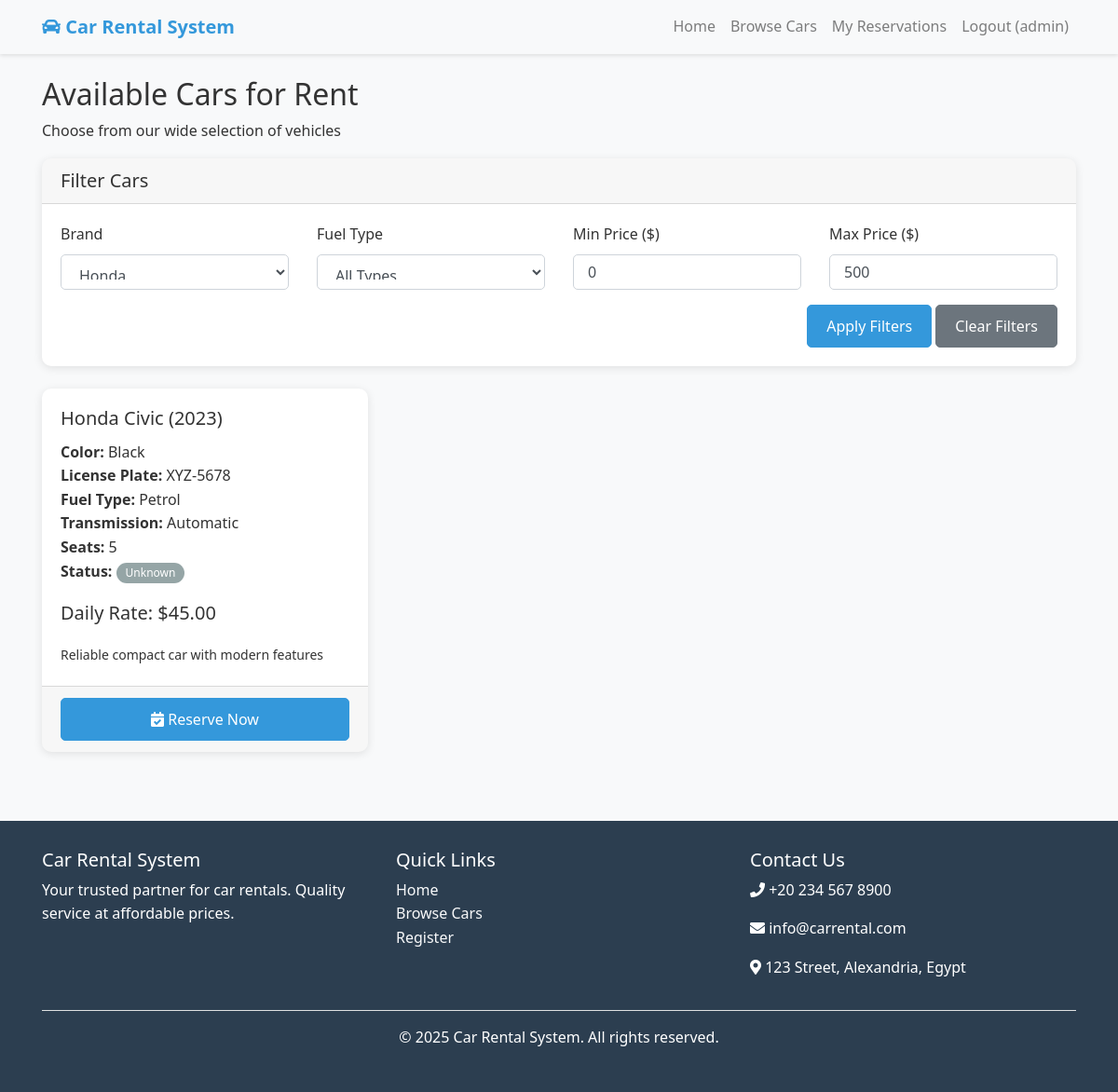
/browse_cars.php?brand=Honda (signed in), run on the app's committed database.
### tables this page shows
CREATE TABLE cars (
    id INT AUTO_INCREMENT PRIMARY KEY,
    brand VARCHAR(50) NOT NULL,
    model VARCHAR(50) NOT NULL,
    year INT NOT NULL,
    color VARCHAR(30),
    license_plate VARCHAR(20) UNIQUE NOT NULL,
    daily_rate DECIMAL(10,2) NOT NULL,
    status ENUM('available', 'rented', 'maintenance') DEFAULT 'available',
    fuel_type ENUM('petrol', 'diesel', 'electric', 'hybrid') DEFAULT 'petrol',
    transmission ENUM('automatic', 'manual') DEFAULT 'automatic',
    seats INT DEFAULT 5,
    image_url VARCHAR(255),
    description TEXT,
    created_at TIMESTAMP DEFAULT CURRENT_TIMESTAMP
);

### browse_cars.php (the view, shortened to what this page needs)
<?php
require_once '../includes/functions.php';
$conn = getConnection();
$brand_filter = isset($_GET['brand']) ? sanitize($_GET['brand']) : '';
$min_price = isset($_GET['min_price']) ? floatval($_GET['min_price']) : 0;
$max_price = isset($_GET['max_price']) ? floatval($_GET['max_price']) : 500;
$sql = "SELECT * FROM cars WHERE status = 'available'";
if (!empty($brand_filter)) {
    $sql .= " AND brand LIKE '%$brand_filter%'";
}
if ($max_price > 0) {
    $sql .= " AND daily_rate <= $max_price";
}
$sql .= " ORDER BY daily_rate ASC";
$result = mysqli_query($conn, $sql);
$brands_query = "SELECT DISTINCT brand FROM cars WHERE status = 'available' ORDER BY brand";
$brands_result = mysqli_query($conn, $brands_query);
require_once '../includes/header.php';
?>
<div class="row">
    <div class="col-md-12">
        <h2>Available Cars for Rent</h2>
        <p>Choose from our wide selection of vehicles</p>
    </div>
</div>
<div class="row mb-4">
    <div class="col-md-12">
        <div class="card">
            <div class="card-header">
                <h5 class="mb-0">Filter Cars</h5>
            </div>
            <div class="card-body">
                <form method="GET" action="">
                    <div class="row">
                        <div class="col-md-3">
                            <div class="form-group">
                                <label for="brand">Brand</label>
                                <select class="form-control" id="brand" name="brand">
                                    <?php while ($brand = mysqli_fetch_assoc($brands_result)): ?>
                                        <option value="<?php echo $brand['brand']; ?>"
                                            <?php echo ($brand_filter == $brand['brand']) ? 'selected' : ''; ?>>
                                            <?php echo $brand['brand']; ?>
                                        </option>
                                    <?php endwhile; ?>
                                </select>
                            </div>
                        </div>
                        <div class="col-md-3">
                            <div class="form-group">
                                <label for="fuel_type">Fuel Type</label>
                                <select class="form-control" id="fuel_type" name="fuel_type">
                                    <option value="">All Types</option>
                                </select>
                            </div>
                        </div>
                        <div class="col-md-3">
                            <div class="form-group">
                                <label for="min_price">Min Price ($)</label>
                                <input type="number" class="form-control" id="min_price" name="min_price"
                                       min="0" max="1000" value="<?php echo $min_price; ?>">
                            </div>
                        </div>
                        <div class="col-md-3">
                            <div class="form-group">
                                <label for="max_price">Max Price ($)</label>
                                <input type="number" class="form-control" id="max_price" name="max_price"
                                       min="0" max="1000" value="<?php echo $max_price; ?>">
                            </div>
                        </div>
                    </div>
                    <div class="row">
                        <div class="col-md-12 text-right">
                            <button type="submit" class="btn btn-primary">Apply Filters</button>
                            <a href="browse_cars.php" class="btn btn-secondary">Clear Filters</a>
                        </div>
                    </div>
                </form>
            </div>
        </div>
    </div>
</div>
<div class="row">
    <?php if (mysqli_num_rows($result) > 0): ?>
        <?php while ($car = mysqli_fetch_assoc($result)): ?>
        <div class="col-md-4 mb-4">
            <div class="card h-100">
                <div class="card-body">
                    <h5 class="card-title"><?php echo $car['brand'] . ' ' . $car['model']; ?> (<?php echo $car['year']; ?>)</h5>
                    <p class="card-text">
                        <strong>Color:</strong> <?php echo $car['color']; ?><br>
                        <strong>License Plate:</strong> <?php echo $car['license_plate']; ?><br>
                        <strong>Fuel Type:</strong> <?php echo ucfirst($car['fuel_type']); ?><br>
                        <strong>Transmission:</strong> <?php echo ucfirst($car['transmission']); ?><br>
                        <strong>Seats:</strong> <?php echo $car['seats']; ?><br>
                        <strong>Status:</strong> <?php echo getCarStatusBadge($car['status']); ?>
                    </p>
                    <p class="lead">
                        <strong>Daily Rate: $<?php echo $car['daily_rate']; ?></strong>
                    </p>
                    <?php if (!empty($car['description'])): ?>
                        <p class="card-text"><small><?php echo $car['description']; ?></small></p>
                    <?php endif; ?>
                </div>
                <div class="card-footer">
                    <a href="reserve_car.php?car_id=<?php echo $car['id']; ?>" class="btn btn-primary btn-block">
                        <i class="fas fa-calendar-check"></i> Reserve Now
                    </a>
                </div>
            </div>
        </div>
        <?php endwhile; ?>
    <?php endif; ?>
</div>
<?php
require_once '../includes/footer.php';
?>

### functions.php (shortened to what this page needs)
<?php
function sanitize($data) {
    $conn = getConnection();
    $data = trim($data);
    $data = stripslashes($data);
    $data = htmlspecialchars($data);
    $data = mysqli_real_escape_string($conn, $data);
    return $data;
}
function getCarStatusBadge($status) {
    $badges = [
        'available' => '<span class="badge badge-success">Available</span>',
        'rented' => '<span class="badge badge-danger">Rented</span>',
        'maintenance' => '<span class="badge badge-warning">Maintenance</span>'
    ];
    return $badges[$status] ?? '<span class="badge badge-secondary">Unknown</span>';
}
?>

### style.css (style rules this page uses)
body { font-family: 'Segoe UI', Tahoma, Geneva, Verdana, sans-serif; line-height: 1.6; color: #333; background-color: #f8f9fa; }
.card { border-radius: 10px; overflow: hidden; transition: all 0.3s ease; }
.btn { border-radius: 5px; padding: 10px 20px; font-weight: 500; }
.btn-primary { background-color: #3498db; border-color: #3498db; }
.badge { font-weight: 500; padding: 5px 10px; }
.form-control { border-radius: 5px; padding: 10px 15px; }

### data on the page
cars: brand "Honda", model "Civic", year "2023", color "Black", license_plate "XYZ-5678", fuel_type "Petrol", transmission "Automatic", seats "5", status "Unknown", daily_rate "45.00", description "Reliable compact car with modern features"

### other printed values
$_SESSION['customer_name'] "admin"
form field brand "Honda"
